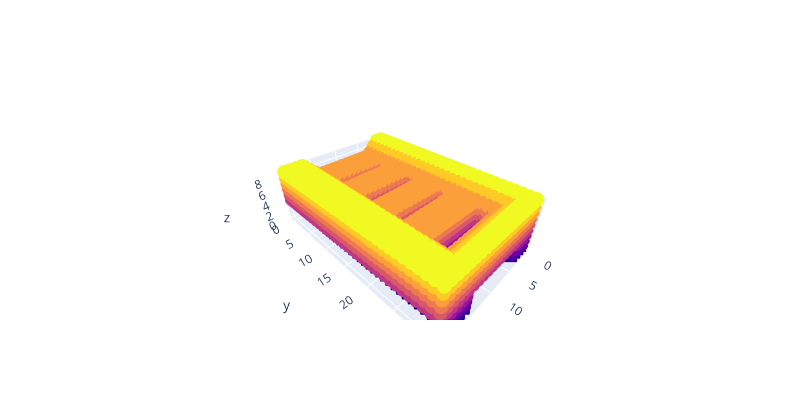

The cell this chart's notebook holds for it:
### Code cell
sample = np.random.randint(data.shape[0])
plot_model(np.asarray(data[sample][:,:,:,0]))
print ("True class: ",classes[np.argmax(labels[sample])])
print ("Predicted clas: ",classes[np.argmax(classifier.predict(data[sample].reshape(-1,32,32,32,1)))])
plot_output_NN(classes,classifier,data[sample].reshape(-1,32,32,32,1))

### Figure 1 — Plotly figure (JSON) as saved in the notebook; plotly's stock layout.template omitted (floating-point values rounded to 4 significant figures; data arrays with more than 128 entries replaced by an {"elided": "..."} marker saying what was removed)
{"data": [{"marker": {"color": {"elided": "4043 int values"}, "opacity": 1, "size": 5}, "mode": "markers", "type": "scatter3d", "x": {"elided": "4043 int values"}, "y": {"elided": "4043 int values"}, "z": {"elided": "4043 int values"}}], "layout": {"autosize": true, "height": 400, "width": 800}}
